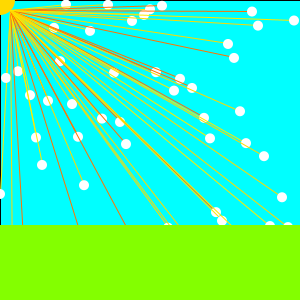
Frame 1 (no input)
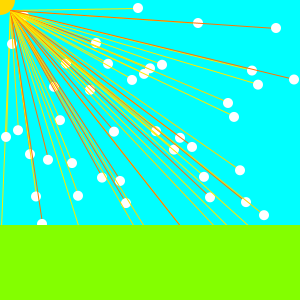
Frame 60 (the mouse pressed at the canvas centre just before this capture)
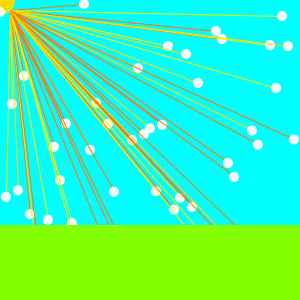
Frame 120 (the mouse held since frame 60 and released just before this capture)

The Processing sketch that drew these frames (run headless with seeded random() and noise(); from frame 60 on, the mouse is pressed at the canvas centre):

// Processing sketch: processing_39769
// ── processing_39769.pde

//snow day 

int num=50;
float[] yaxis= new float[num]; //determines where the snowflake ends up on the y axis

color [] myColors= new color[3]; //creating 3 random color variables

color turquoise = color(0, 277, 255);
color sun= color(255, 217, 0);
color grass= color(131, 255, 0);

void setup() {
  size(300, 300);

  myColors[0]= color(255, 217, 0);
  myColors[1]= color (255, 234, 0);
  myColors[2]= color(255, 115, 0); 

  for (int a=0; a < yaxis.length; a++) { //determines where the snowflake falls on the y axis
    yaxis[a]= random(height); 
  }
}


void draw() {
  color [] myColors= new color[3];
  fill (turquoise);
  rect(0, 0, width, height*.75); //creates blue background
  fill(sun);
  noStroke();
  ellipseMode(CENTER);
  ellipse(0, 0, 30, 30); //creates sun

  for (int i=0; i< yaxis.length; i++) {
    stroke(pickAColor());
    line((width/yaxis.length)*i, yaxis[i], 10, 10); //draw sun ray based on yaxis variable
    fill(255);
    noStroke();
    ellipse((width/yaxis.length)*i, yaxis[i], 10, 10); //snowflake based off yaxis variable
    yaxis[i]=yaxis[i]+1; //update the yaxis variable in the array to move snowflake and sun ray
    if (yaxis[i]>height)yaxis[i]=0; // test of the yaxis
  }
  fill(grass);
  rect(0, height-75, width, height); //draws the grass
}

color pickAColor() {
  int c = int(random(3)); //determines which of the three random colors will be chosen
  return myColors[c];
}
